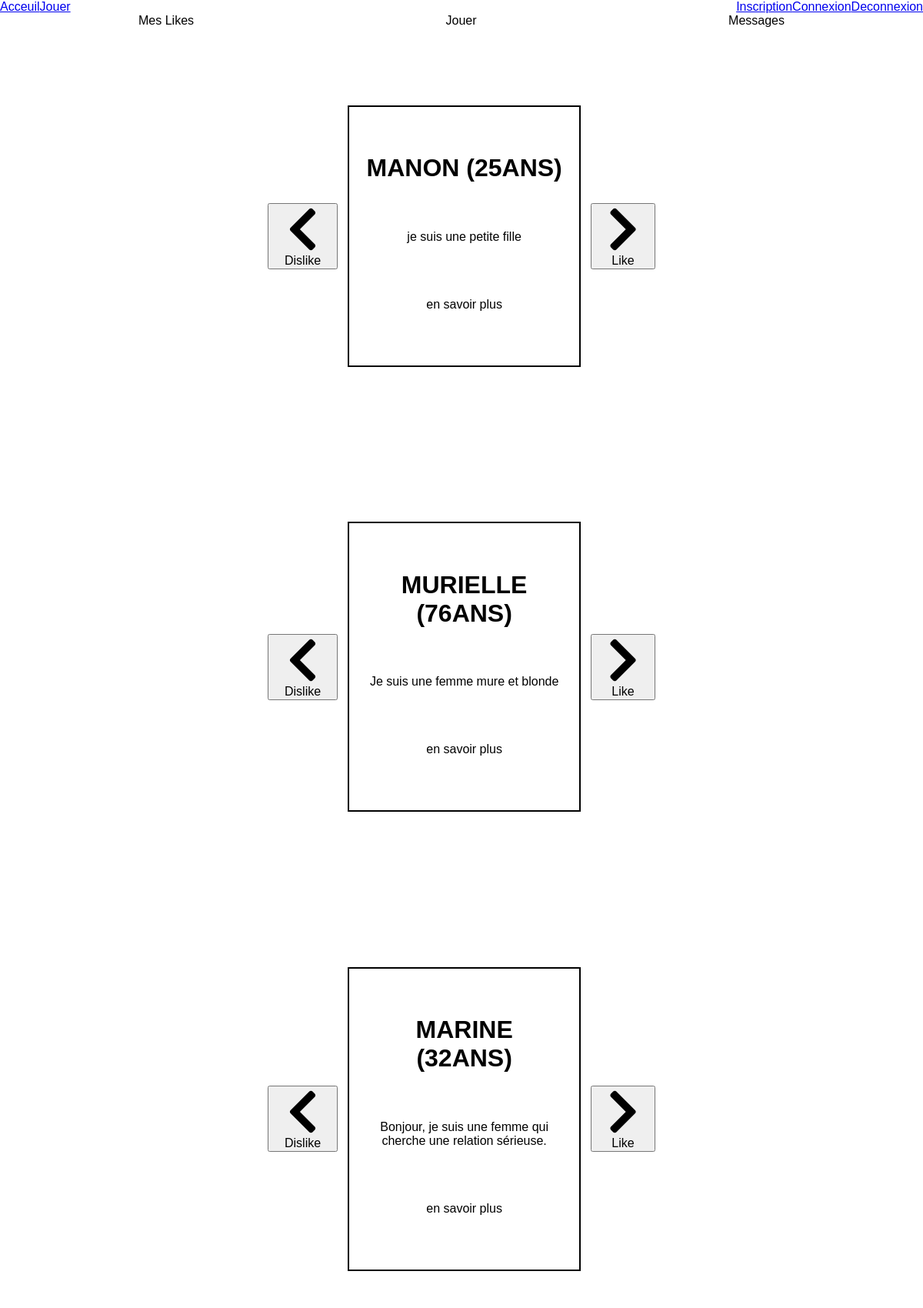
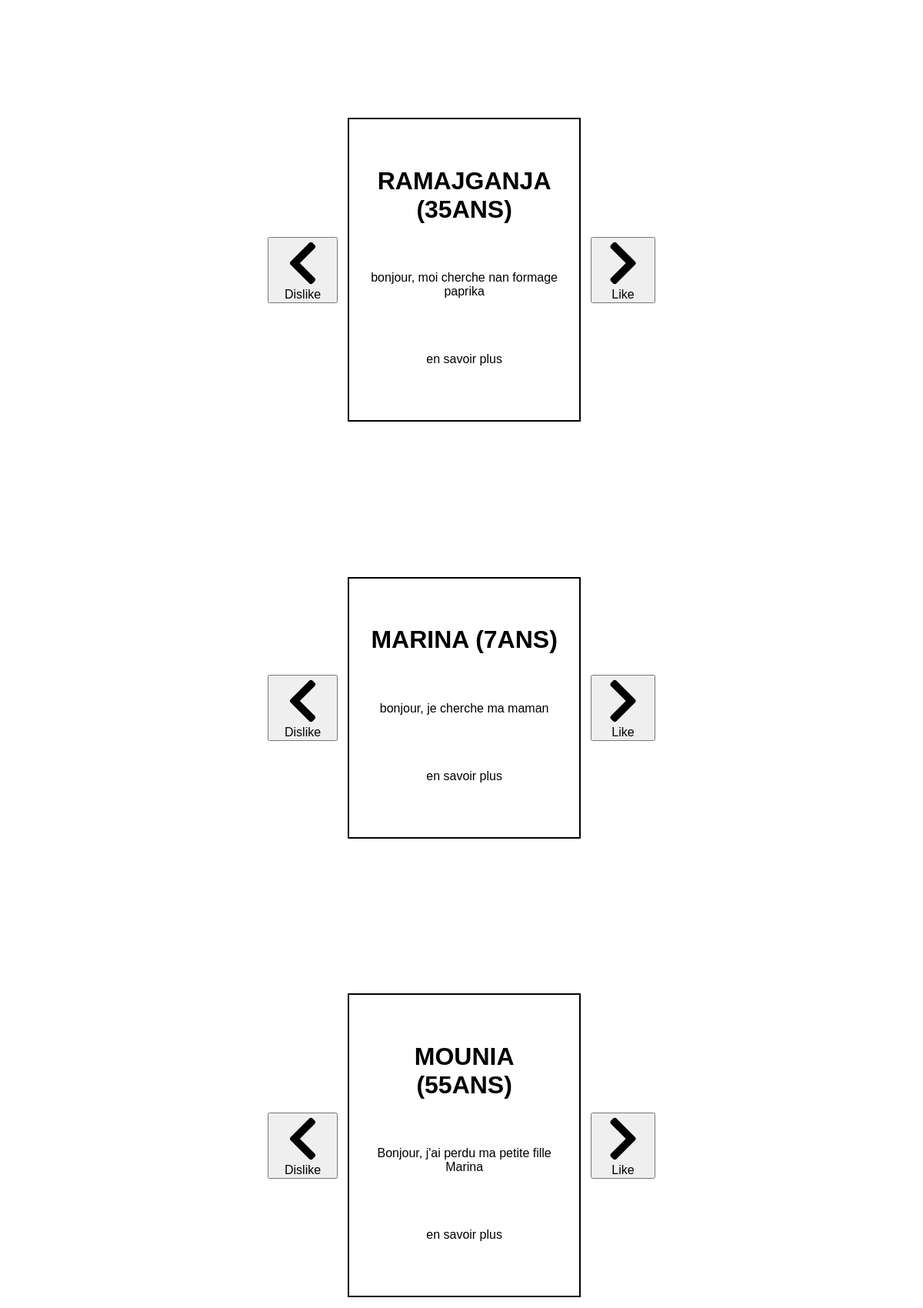
Screenshot of /play.php (signed in, upper part) with the database file from the repository (2 pictures, top to bottom).
### tables this page shows
CREATE TABLE `users` (
  `id` int(11) NOT NULL,
  `first_name` varchar(20) NOT NULL,
  `last_name` varchar(20) NOT NULL,
  `age` int(2) NOT NULL,
  `img` text,
  `description` text NOT NULL,
  `gender` varchar(10) NOT NULL,
  `create_timestamp` date NOT NULL,
  `email` varchar(50) NOT NULL,
  `password` varchar(120) NOT NULL
);

### play.php (called while the page is built, shortened)
<?php
$searchGender = '';
if($_SESSION['genre'] == 'H'){
    $searchGender = 'F';
}
include 'application/bdd-connexion.php';
$pdo->exec('SET NAME UTF8');
$query = $pdo->prepare
(
    'SELECT
        *
    FROM
        users
    WHERE
        gender = ?'
);
$query->execute([ $searchGender ]);
$user = $query->fetchAll(PDO::FETCH_ASSOC);
include 'layout.phtml';
?>

### www/play.phtml (the view, shortened to what this page needs)
<link rel="stylesheet" href="css/play.css">
<div class="container">
    <nav class="play_nav">
        <ul class="normal-list fl-jc-b">
            <li><a class="normal-link c-black" href="">Mes Likes</a></li>
            <li><a class="normal-link c-black" href="">Jouer</a></li>
            <li><a class="normal-link c-black" href="">Messages</a></li>
        </ul>
    </nav>
    <?php foreach($user as $users): ?>
        <div class="play_space_card fl-jc-a">
            <div class="i">
                <form action="testmatch.php">
                    <button class="normal-link c-black lr-p-20"><i class="fas fa-chevron-left"></i>
                        <p>Dislike</p>
                    </button>
                </form>
            </div>
            <div class="play_card p-20">
                    <div class="title t-a-center ud-p-20 uppercase">
                        <h1><?= $users['first_name'] ?> (<?= $users['age'] ?>ans)</h1>
                    </div>
                    <div class="desc t-a-center ud-p-20">
                        <p><?= $users['description'] ?></p>
                    </div>
                    <div class="about t-a-center ud-p-50">
                        <a class="normal-link c-black" href="">en savoir plus</a>
                    </div>
            </div>
            <div class="i">
                <form action="testmatch.php" method="POST">
                    <button class="like_button normal-link c-black lr-p-20"><i class="fas fa-chevron-right"></i>
                        <p>Like</p>
                    </button>
                </form>
            </div>
        </div>
    <?php endforeach ?>
</div>

### css/auto-class.css (style rules this page uses)
* { margin: 0; padding: 0; box-sizing: border-box; }
.container { width: 70%; margin: 0 auto; }
.normal-link { text-decoration: none; }
.normal-list { list-style-type: none; }
.uppercase { text-transform: uppercase; }
.t-a-center { text-align: center; }
.c-black { color: black; }
.p-20 { padding: 20px; }
.ud-p-20 { padding: 20px 0; }
.lr-p-20 { padding: 0 20px; }
.ud-p-50 { padding: 50px 0; }
.fl-jc-b { display: flex; justify-content: space-between; }
.fl-jc-a { display: flex; justify-content: space-around; }

### css/play.css (style rules this page uses)
.play_space_card { width: 60%; min-height: 50vh; align-items: center; margin: 0 auto; }
.play_space_card .fas { font-size: 4em; }
.play_card { border: 2px solid black; width: 60%; margin: 20% auto; }
.i { display: flex; align-items: center; }

### rows the page displays
users: first_name "MANON", age "25", description "je suis une petite fille"
users: first_name "MURIELLE", age "76", description "Je suis une femme mure et blonde"
users: first_name "MARINE", age "32", description "Bonjour, je suis une femme qui cherche une relation sérieuse."
users: first_name "RAMAJGANJA", age "35", description "bonjour, moi cherche nan formage paprika"
users: first_name "MARINA", age "7", description "bonjour, je cherche ma maman"
users: first_name "MOUNIA", age "55", description "Bonjour, j'ai perdu ma petite fille Marina"
